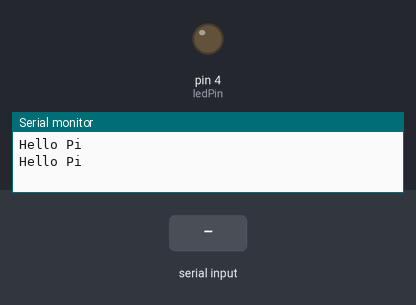
A sketch run on a simulated Arduino Uno, built with avr-gcc and run on an emulated ATmega328P. Shown: output pins drawn as LEDs (lit = HIGH), the last lines printed to the serial monitor. Dashed ring = blinking. Inputs (shaded band) come from the test bench.

Above: at 1.2 s.
1.3 s: "90,45\n" received over Serial
At 2.4 s:
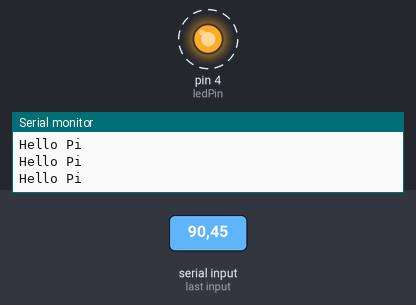
Timing chart, 0 to 10.3 s (numbered marks = the images above; inputs shaded):
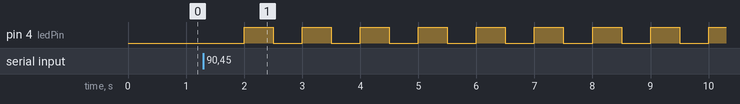

The sketch:

FBS_USB_RPi.ino
```cpp
/* This sketch will allow a Adafruit Bluefruit Sense to communicate with a RPi 0 or RPi 3B+
 *  without using the Arduino IDE
 *
 * Materials Schedule
 *  Adafruit Bluefruit Sense
 *    https://www.adafruit.com/product/4516
 *  USB A to Micro B Cable
 *    https://www.adafruit.com/product/592
 *  RPi Zero
 *    https://www.adafruit.com/product/3400
 *
 *Engineering
 *  Programming the Raspberry Pi, 2nd Edition, by Simon Monk
 *    Location 1704 of 2697
 *  Adafruit Bluefruit Sense Tutorial
 *    https://learn.adafruit.com/adafruit-feather-sense/pinouts
 *      Blue LED is located on pin D4
 *      NeoPixel is located on pin D8
 *      Red LED is located on pin D13
 */

 const int ledPin = 4;
 // const int ledPin = 13;

 void setup()
 {
  pinMode(ledPin, OUTPUT);
  Serial.begin(9600);
 }

 void loop()
 {
  Serial.println("Hello Pi");
  if (Serial.available())
  {
    flash(Serial.read() - '0');
  }
  delay(1000);
 }

 void flash(int n)
{
  for (int i = 0; i < n; i++)
  {
    digitalWrite(ledPin, HIGH);
    delay(500);
    digitalWrite(ledPin, LOW);
    delay(500);
  }
 }
```

Measured:
- after the input at 1.3 s, pin 4 (ledPin): alternates HIGH for 0.50 s and LOW for 0.50 s, starting after 0.70 s
